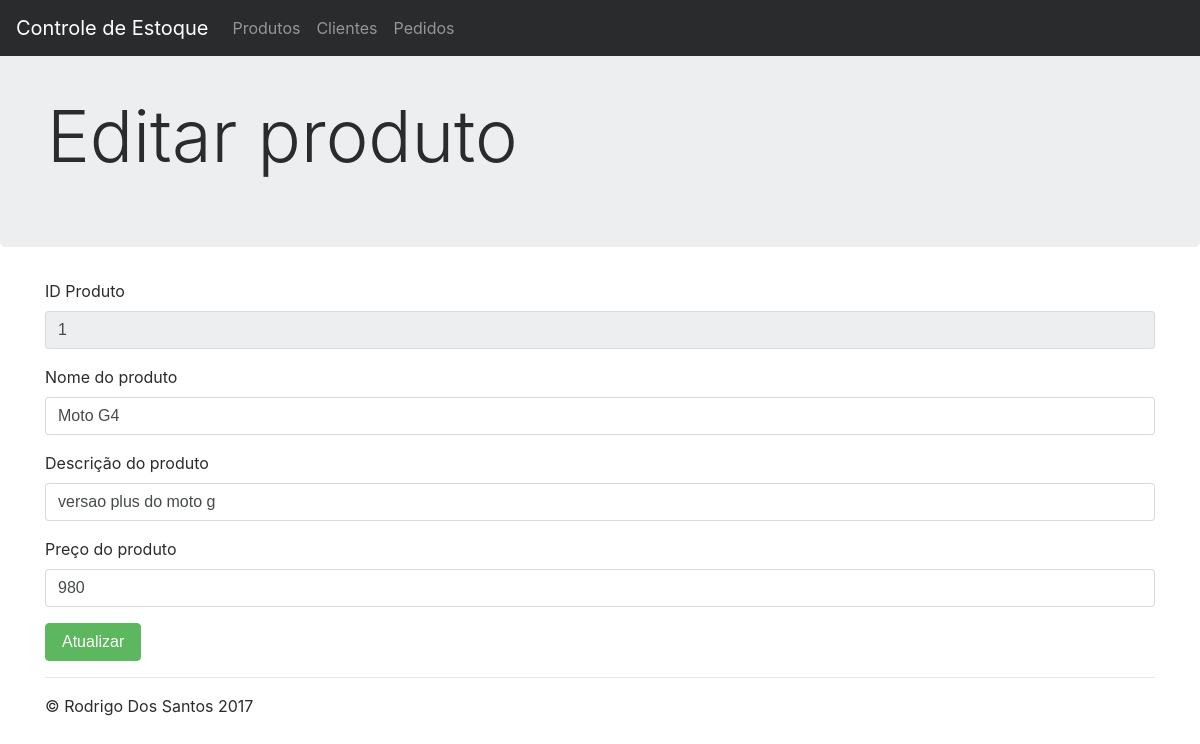
Screenshot of /ProdutoEdit.php?id=1 with the database file from the repository.
### tables this page shows
CREATE TABLE `produto` (
  `idProduto` int(11) NOT NULL AUTO_INCREMENT,
  `nome` varchar(45) NOT NULL,
  `descricao` varchar(100) NOT NULL,
  `preco` double NOT NULL,
  PRIMARY KEY (`idProduto`)
);

### model/DAO/Database.php (called while the page is built, shortened)
<?php
    class Database {
        private static $DBHOST = 'localhost';
		private static $DBNAME = 'estoquestudiorama';
		private static $DBUSER = 'root';
		private static $DBPASS = '';
		private static $con;
		public static function getInstancia() {
            if(!isset(self::$con)) {
                $opcoes = array(
                    PDO::MYSQL_ATTR_INIT_COMMAND => 'SET NAMES UTF8'
                );
                self::$con = new PDO('mysql:host=' . self::$DBHOST . ';dbname='.self::$DBNAME, self::$DBUSER, self::$DBPASS, $opcoes);
            }
            return self::$con;
		}
    }

### model/DAO/ProdutoDAO.php (called while the page is built, shortened)
<?php
    class ProdutoDAO {
        private $con;
        public function __construct(){
            require_once('Database.php');
            $this->con = Database::getInstancia();
        }
        public function getProduto($id) {
            $sql = $this->con->prepare("SELECT * FROM produto WHERE idProduto = ?");
            $sql->bindParam(1, $id);
            $sql->execute();
            $row = $sql->fetch();
            $produto = new Produto();
            $produto->setIdProduto((int)$row['idProduto']);
            $produto->setNome($row['nome']);
            $produto->setDescricao($row['descricao']);
            $produto->setPreco($row['preco']);
            return $produto;
        }
}

### model/Produto.php (called while the page is built, shortened)
<?php
	class Produto {
        private $idProduto;
        private $nome;
        private $descricao;
        private $preco;
        public function getIdProduto(){
            return $this->idProduto;
        }
        public function getNome(){
            return $this->nome;
        }
        public function getDescricao(){
            return $this->descricao;
        }
        public function getPreco(){
            return $this->preco;
        }
        public function setIdProduto($idProduto){
            $this->idProduto = $idProduto;
        }
        public function setNome($nome){
            $this->nome = $nome;
        }
        public function setDescricao($descricao){
            $this->descricao = $descricao;
        }
        public function setPreco($preco){
            $this->preco = $preco;
        }
    }

### ProdutoEdit.php (the view, shortened to what this page needs)
<html lang="pt-br"><head><meta http-equiv="Content-Type" content="text/html; charset=UTF-8">
    <link href="./css/bootstrap.min.css" rel="stylesheet">
    <link href="./css/jumbotron.css" rel="stylesheet">
  </head>
  <body>
  <?php
        require_once('./model/Produto.php');
        require_once('./model/DAO/ProdutoDAO.php');
        $id = $_GET['id'];
        $produtoDAO = new ProdutoDAO();
        $produto = $produtoDAO->getproduto($id);
        $id = $produto->getIdProduto();
        $nome = $produto->getNome();
        $descricao = $produto->getdescricao();
        $preco = $produto->getPreco();
    ?>
    <nav class="navbar navbar-toggleable-md navbar-inverse fixed-top bg-inverse">
      <a class="navbar-brand" href="./index">Controle de Estoque</a>
      <div class="navbar-collapse collapse" id="navbarsExampleDefault" aria-expanded="false" style="">
        <ul class="navbar-nav mr-auto">
            <a class="nav-link" href="./index">Produtos</a>
          <li class="nav-item">
            <a class="nav-link" href="./Cliente">Clientes</a>
          </li>
          <li class="nav-item">
            <a class="nav-link" href="./Pedido">Pedidos</a>
          </li>
        </ul>
        </div>
    </nav>
    <div class="jumbotron">
      <div class="container">
        <h3 class="display-3">Editar produto</h3>
      </div>
    </div>
    <div class="container">
      <div class="form">
        <table class="table">
		  <form method="post">
			  <div class="form-group">
				<label for="idProduto">ID Produto</label>
				<input type="number" class="form-control" id="idProduto" placeholder="ID" value="<?php echo htmlspecialchars($id); ?>" disabled>
			  </div>
			  <div class="form-group">
				<label for="nomeProduto">Nome do produto</label>
				<input type="text" class="form-control" id="nomeProduto" placeholder="Nome do Produto" name="nomeProduto" maxlength="45" value="<?php echo htmlspecialchars($nome); ?>">
			  </div>
			  <div class="form-group">
				<label for="descricaoProduto">Descrição do produto</label>
				<input type="text" class="form-control" id="descricaoProduto" placeholder="Descrição" name="descricaoProduto" maxlength="100" value="<?php echo htmlspecialchars($descricao); ?>" >
			  </div>
			  <div class="form-group">
				<label for="precoProduto">Preço do produto</label>
				<input type="text" class="form-control" id="precoProduto" placeholder="Preço" name="precoProduto" maxlength="22" value="<?php echo htmlspecialchars($preco); ?>" >
        </div>
        <input type="submit" class="btn btn-primary" value="Atualizar" name="atualizar">
		</form>
      </div>
      <hr>
      <footer>
        <p>© Rodrigo Dos Santos 2017</p>
      </footer>
    </div>
</body> </html>

### css/jumbotron.css (style rules this page uses)
body { padding-top: 2rem; }

### rows the page displays
produto: idProduto "1", nomeProduto "Moto G4", descricaoProduto "versao plus do moto g", precoProduto "980"
